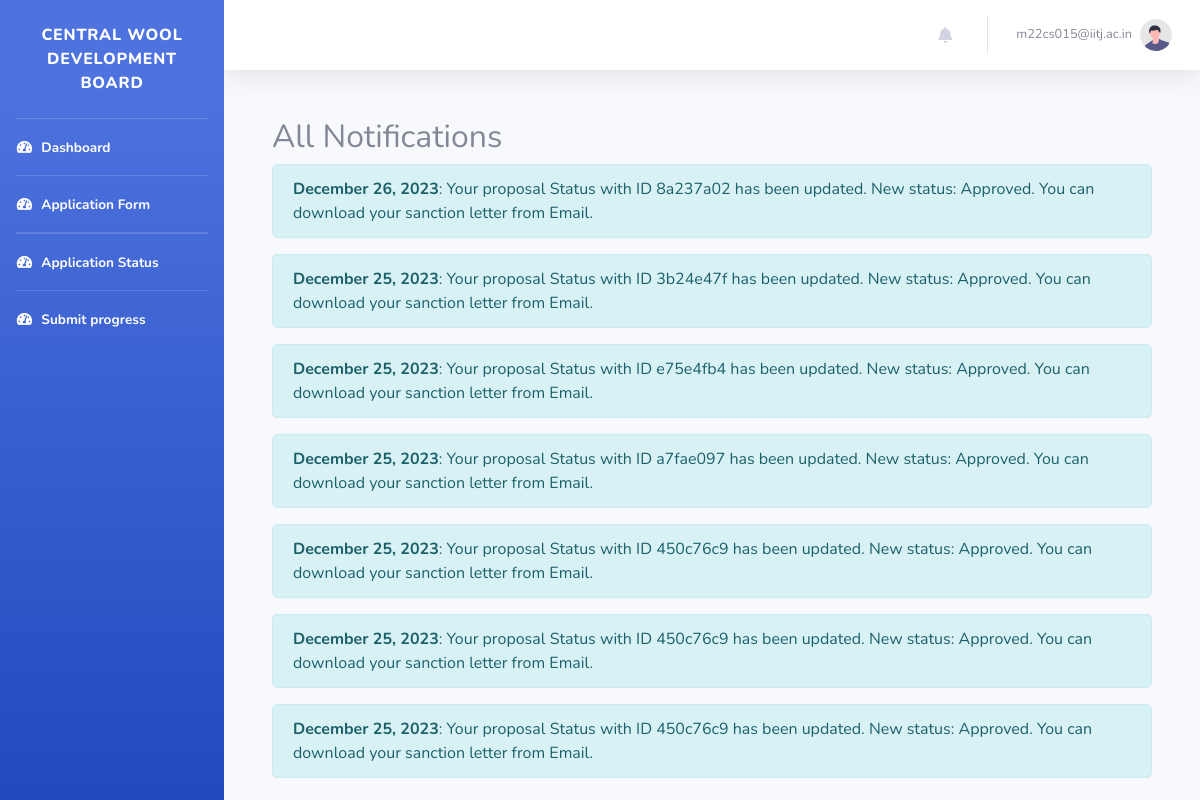
/dashboard/show-all-notifications/ (signed in), run on an earlier commit of the app's database.
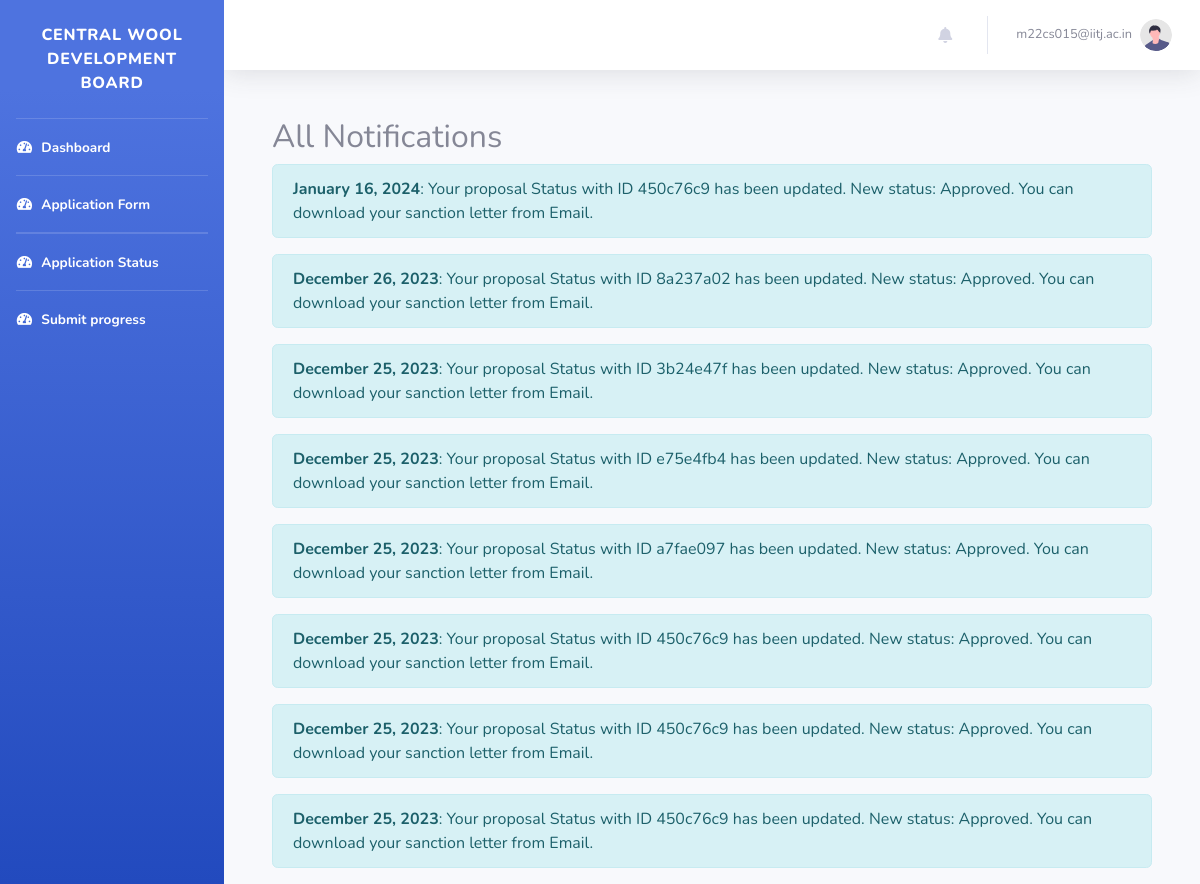
And on a later commit of the database.
### authapp/models.py (models this page shows, shortened)
class Notification(models.Model):
    user = models.ForeignKey(settings.AUTH_USER_MODEL ,on_delete=models.CASCADE)
    message = models.TextField()
    created_at = models.DateTimeField(auto_now_add=True)
    is_read = models.BooleanField(default=False)

### authapp/views.py (the view)
# urls.py: path('dashboard/show-all-notifications/', views.show_all_notifications, name='show_all_notifications'),
@login_required
def show_all_notifications(request):
    all_notifications = Notification.objects.filter(user=request.user).order_by('-created_at')
    return render(request, 'all_notifications.html', {'all_notifications': all_notifications})

### templates/all_notifications.html
{% extends 'base_dashboard.html' %}
{% block content %}
  <div class="container mt-5">
    <h2>All Notifications</h2>
    {% for notification in all_notifications %}
      <div class="alert alert-info" role="alert">
        <strong>{{ notification.created_at|date:"F d, Y" }}</strong>: {{ notification.message }}
      </div>
    {% endfor %}
  </div>
{% endblock %}

What changed in the data, as far as the page shows it:
added Notification: created_at "January 16, 2024", message "Your proposal Status with ID 450c76c9 has been updated. New status: Approved. You can download your sanction letter from Email."
